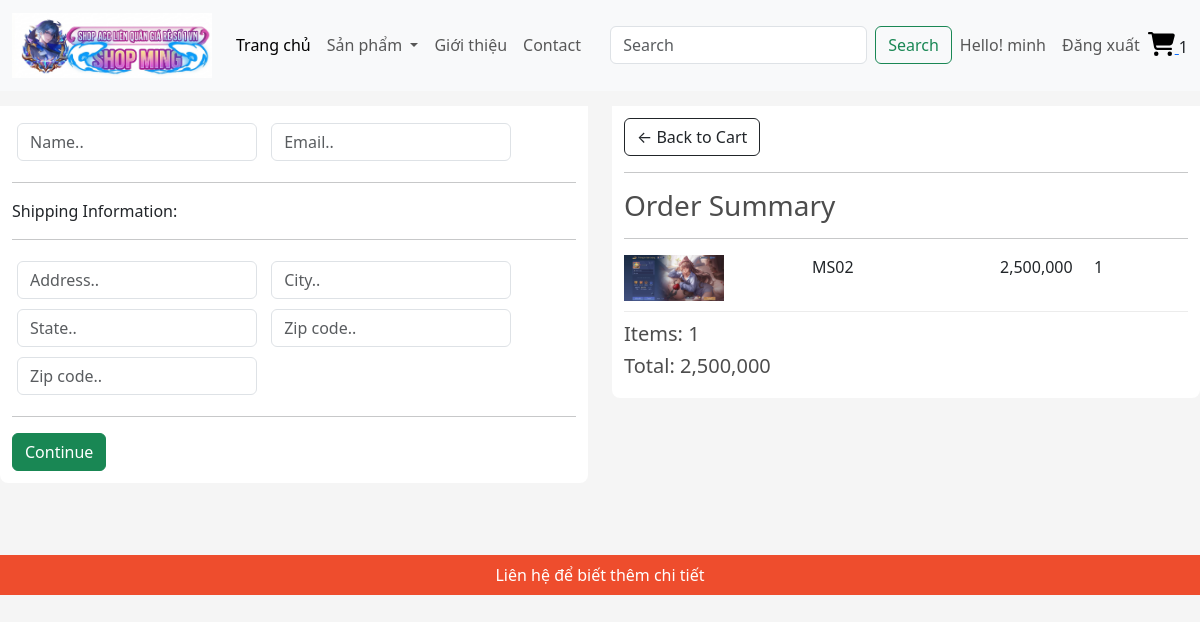
The page /checkout/ (signed in) on the database as committed earlier.
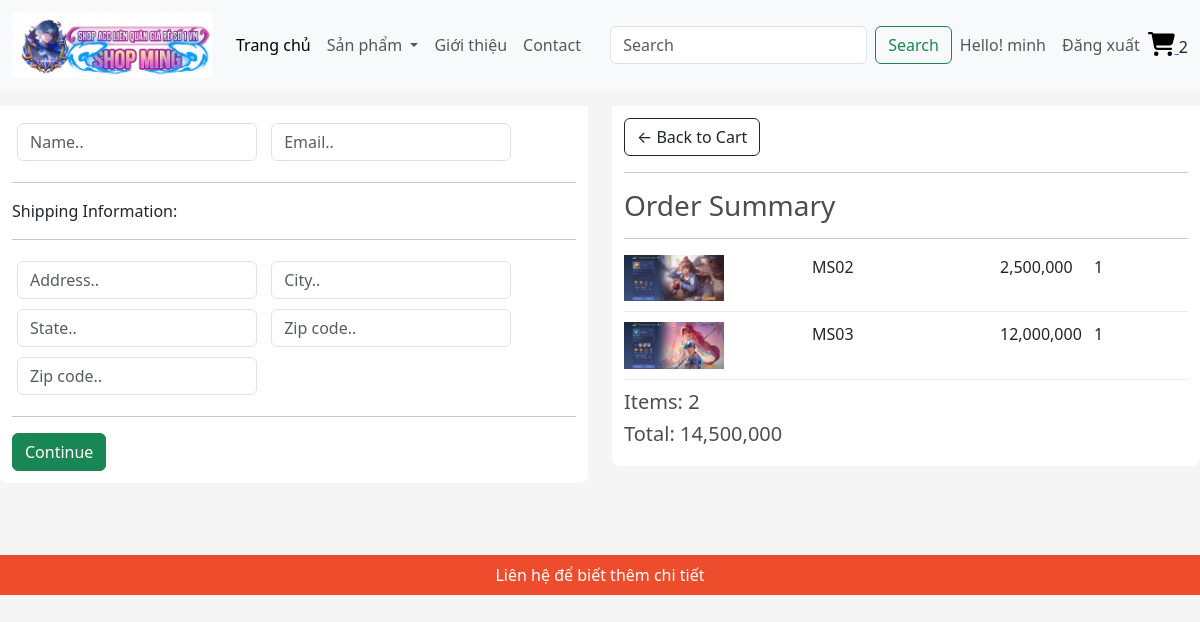
The same page on the database as committed later.
### app/models.py (models this page shows, shortened)
class OrderItem(models.Model):
    product = models.ForeignKey(Product, on_delete=models.SET_NULL, null=True, blank=True)
    order = models.ForeignKey(Order, on_delete=models.SET_NULL, null=True, blank=True)
    quantity = models.IntegerField(default=0, null=True, blank=True)
    date_added = models.DateTimeField(auto_now_add=True)
    @property
    def get_total(self):
        total = self.product.price * self.quantity
        return total

class Product(models.Model):
    category = models.ManyToManyField(Category,related_name='product')
    name = models.CharField(max_length=200, null=True)
    price = models.FloatField()
    old_price = models.FloatField(null=True, blank=True)
    digital = models.BooleanField(default=False, null=True, blank=True)
    image = models.ImageField(null=True, blank=True, upload_to='products/')
    @property
    def ImageURL(self):
        try:
            url = self.image.url
        except :
            url = ''
        return url

class Order(models.Model):
    customer = models.ForeignKey(Customer, on_delete=models.SET_NULL, null=True, blank=True)
    date_order = models.DateTimeField(auto_now_add=True)
    complete = models.BooleanField(default=False, null=True)
    transaction_id = models.CharField(max_length=200, null=True)
    @property
    def get_cart_total(self):
        orderitems = self.orderitem_set.all()
        total = sum([item.get_total for item in orderitems])
        return total
    @property
    def get_cart_items(self):
        orderitems = self.orderitem_set.all()
        total = sum([item.quantity for item in orderitems])
        return total

### app/views.py (the view, shortened to what this page needs)
# urls.py: path('checkout/', views.checkout, name="checkout"),
def checkout(request):
    if request.user.is_authenticated:
        customer, created = Customer.objects.get_or_create(
            user=request.user,
            defaults={
                'name': request.user.username,
                'email': request.user.email,
            }
        )
        order, created = Order.objects.get_or_create(customer=customer, complete=False)
        items = order.orderitem_set.all()
        cartItems = order.get_cart_items
    context = {'items': items, 'order': order,  'cartItems': cartItems}
    return render(request, 'app/checkout.html', context)

### app/templates/app/checkout.html (shortened to what this page needs)
{% extends 'app/base.html' %}
{% load static %}
{% block content_checkout %}
{% load humanize %}
     <div class="row">
		<div class="col-lg-6">
			<div class="box-element" id="form-wrapper">
				<form id="form">
					<div id="user-info">
						<div class="form-field">
							<input required class="form-control" type="text" name="name" placeholder="Name..">
						</div>
						<div class="form-field">
							<input required class="form-control" type="email" name="email" placeholder="Email..">
						</div>
					</div>
					<div id="shipping-info">
						<hr>
						<p>Shipping Information:</p>
						<hr>
						<div class="form-field">
							<input class="form-control" type="text" name="address" placeholder="Address..">
						</div>
						<div class="form-field">
							<input class="form-control" type="text" name="city" placeholder="City..">
						</div>
						<div class="form-field">
							<input class="form-control" type="text" name="state" placeholder="State..">
						</div>
						<div class="form-field">
							<input class="form-control" type="text" name="zipcode" placeholder="Zip code..">
						</div>
						<div class="form-field">
							<input class="form-control" type="text" name="country" placeholder="Zip code..">
						</div>
					</div>
					<hr>
					<input id="form-button" class="btn btn-success btn-block" type="submit" value="Continue">
				</form>
			</div>
			<br>
		</div>
		<div class="col-lg-6">
			<div class="box-element">
				<a  class="btn btn-outline-dark" href="{% url 'cart' %}">&#x2190; Back to Cart</a>
				<hr>
				<h3>Order Summary</h3>
				<hr>
				{%for item in items %}
				<div class="cart-row">
					<div style="flex:2"><img class="row-image" src="{{item.product.ImageURL}}"></div>
					<div style="flex:2"><p>{{item.product.name}}</p></div>
					<div style="flex:1"><p>{{ item.product.price|floatformat:0|intcomma }}</p></div>
					<div style="flex:1"><p>{{item.quantity}}</p></div>
				</div>
				{% endfor %}
				<h5>Items:  {{order.get_cart_items}}</h5>
				<h5>Total:  {{ order.get_cart_total|floatformat:0|intcomma }}</h5>
			</div>
		</div>
	</div>
{% endblock content_checkout %}

### app/templates/app/base.html (shortened to what this page needs)
{% load static %}
<!DOCTYPE html>
<html>
    <head>
        <link href="https://cdn.jsdelivr.net/npm/bootstrap@5.3.8/dist/css/bootstrap.min.css" rel="stylesheet">
        <link href="{%static 'app/css/style.css' %}" rel="stylesheet" />
        <link href="{%static 'app/css/owl.carousel.min.css' %}" rel="stylesheet" />
        <link href="{%static 'app/css/all.min.css' %}" rel="stylesheet" />
        <link rel="stylesheet" type="text/css" href="{% static 'app/css/main.css' %}">
        <link rel="stylesheet" href="">
    </head>
    <body>
        <nav class="navbar navbar-expand-lg bg-body-tertiary">
  <div class="container-fluid">
    <a class="navbar-brand" href="{% url 'home'%}">
      <img src="{% static 'app/images/Gemini.png' %}" width="200" height=auto />
      </a>
    <div class="collapse navbar-collapse" id="navbarSupportedContent">
      <ul class="navbar-nav me-auto mb-2 mb-lg-0">
        <li class="nav-item">
          <a class="nav-link active" aria-current="page" href="{% url 'home'%}">Trang  chủ</a>
        </li>
        <li class="nav-item dropdown">
          <a class="nav-link dropdown-toggle" href="#" role="button" data-bs-toggle="dropdown" aria-expanded="false">
            Sản phẩm
          </a>
        </li>
         <li class="nav-item">
          <a class="nav-link" href="#">Giới thiệu</a>
        </li>
        <li class="nav-item">
          <a class="nav-link" href="#">Contact</a>
        </li>
      </ul>
      <form class="d-flex" role="search" method = POST action = "{% url 'search' %}">
        <input class="form-control me-2" type="search" placeholder="Search" aria-label="Search" name= "searched"/>
        <button class="btn btn-outline-success" type="submit">Search</button>
      </form>
    </div>
<ul class="navbar-nav ms-auto mb-2 mb-lg-0 align-items-center">
    {% if request.user.is_authenticated %}
        <li class="nav-item">
            <span class="nav-link">Hello! {{ request.user.username }}</span>
        </li>
        <li class="nav-item">
            <a class="nav-link" href="{% url 'logout' %}">Đăng xuất</a>
        </li>
    {% endif %}
</ul>
   <div class="form-inline my-2 my-lg-0 position-relative">
    <a href="{% url 'cart' %}">
    <i class="fas fa-shopping-cart cart-icon"></i>
</a>
<span class="cart-total">{{cartItems}}</span>
</div>
  </div>
</nav>
{% block content_checkout %}{% endblock content_checkout %}
<footer class="container-fluid bg-dark text-white text-center p-2 mt-5">
    Liên hệ để biết thêm chi tiết
</footer>
    </body>
</html>

Rows that differ between the two databases and show on the page:
added OrderItem: product.ImageURL (picture), product.name "MS03", product.price "12,000,000", quantity "1"
computed for Order: get_cart_items "1" → "2"; get_cart_total "2,500,000" → "14,500,000"
Other text that changed with them:
{{ cartItems }}: "1" → "2"
